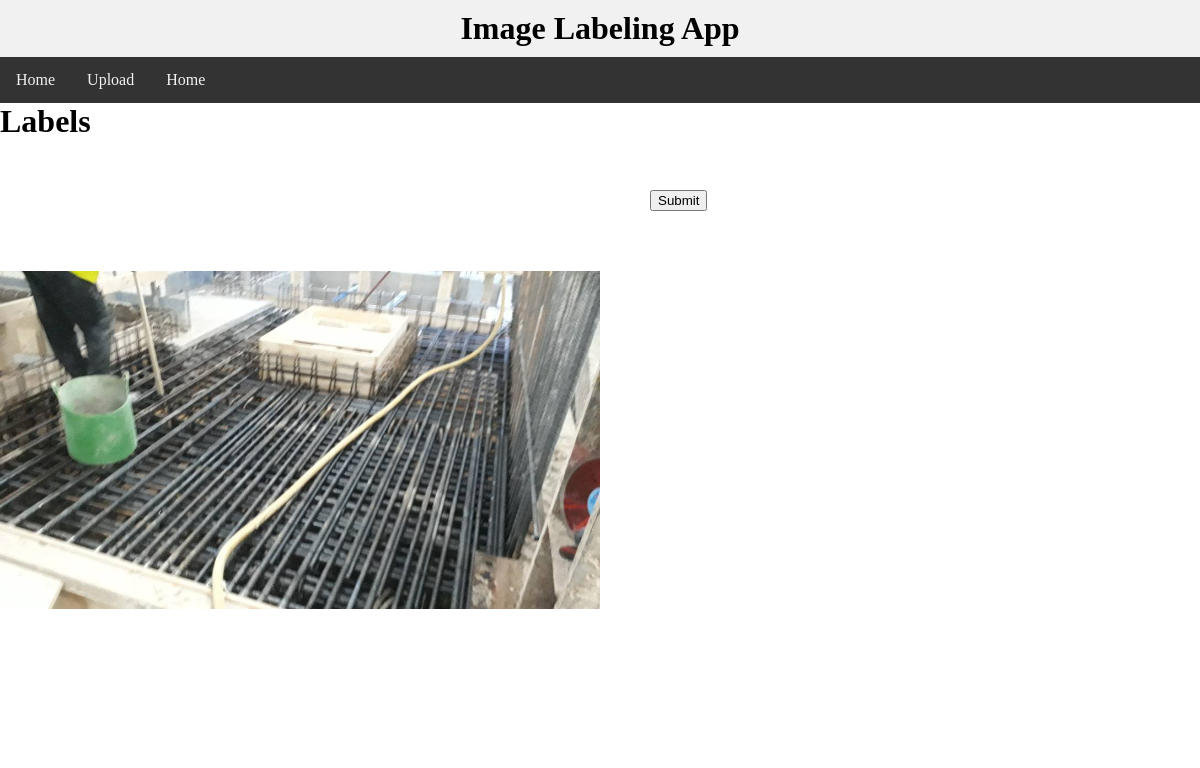
/, run on an earlier commit of the app's database.
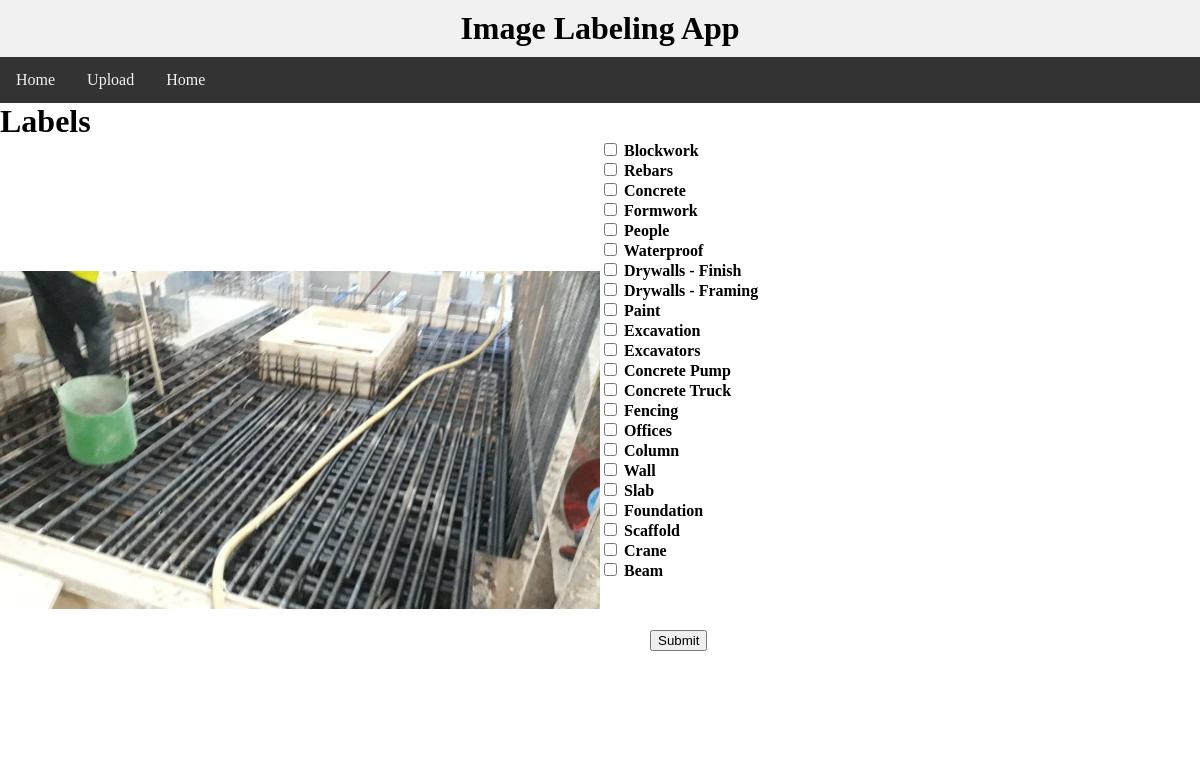
And on a later commit of the database.
### models.py (models this page shows)
class Img(db.Model):
    id = db.Column(db.Integer, primary_key=True)
    name = db.Column(db.Text, nullable=False)
    mimetype = db.Column(db.Text, nullable=False)
    labelled = db.Column(db.Boolean, nullable=True)

class Labels(db.Model):
    id = db.Column(db.Integer, primary_key=True)
    name = db.Column(db.Text, nullable=False, unique=True)

### app.py (the view)
@app.route('/')
def hello_world():
    img = Img.query.filter_by(labelled=False).first()
    if img:
        imsrc= 'images/' + img.name
        labels = Labels.query.all()
        return render_template('labels.html', labels=labels, img=img, imsrc=imsrc)
    return "No Images Found"

### templates/labels.html (shortened to what this page needs)
{% include 'navbar.html' %}
<H1>Labels</H1>
<div class="container">
<form action = "{{ url_for('update') }}" method = "POST">
	<div class="child">
	 <img src="{{ url_for('send_image', filename=img.name)}}" width="600" height="600" style="object-fit: contain;"/>
	</div>
	<div class="child">
	{%for label in labels %}
		<div class="form-check text-warning" style="color: #000; font-weight: bold;">
			<input class="form-check-input" type="checkbox" value="{{ label.id }}" name="labels" id="{{ label.id }}">
			<label class="form-check-label" for="defaultCheck1">{{ label.name }}</label>
		</div>
	{% endfor %}
		<div style="margin:50px">
			<input type = "submit" />
		</div>
	</div>
</form>
</div>

### templates/navbar.html (shortened to what this page needs)
<!DOCTYPE html>
<html lang="en">
<head>
</head>
<body>
<div class="header">
  <h1>Image Labeling App</h1>
</div>
<div class="topnav">
  <a href="{{ url_for('hello_world') }}">Home</a>
  <a href="{{ url_for('upload') }}">Upload</a>
  <a href="{{ url_for('hello_world') }}">Home</a>
</div>
</body>
</html>

### templates/navbar.html (style rules this page uses)
* { box-sizing: border-box; }
body { margin: 0; }
.header { background-color: #f1f1f1; padding: 10px; text-align: center; margin:0; }
h1 { margin:0 }
.topnav { overflow: hidden; background-color: #333; }
.topnav a { float: left; display: block; color: #f2f2f2; text-align: center; padding: 14px 16px; text-decoration: none; }

### templates/labels.html (style rules this page uses)
.child { float: left; background-color: '#ddd'; width: 50%; height: 100%; display: inline-block; }
form { display: flex; }

What changed in the data, as far as the page shows it:
added Labels: name "Blockwork"
added Labels: name "Rebars"
added Labels: name "Concrete"
added Labels: name "Formwork"
added Labels: name "People"
added Labels: name "Waterproof"
added Labels: name "Drywalls - Finish"
added Labels: name "Drywalls - Framing"
added Labels: name "Paint"
added Labels: name "Excavation"
added Labels: name "Excavators"
added Labels: name "Concrete Pump"
added Labels: name "Concrete Truck"
added Labels: name "Fencing"
added Labels: name "Offices"
added Labels: name "Column"
added Labels: name "Wall"
added Labels: name "Slab"
added Labels: name "Foundation"
added Labels: name "Scaffold"
added Labels: name "Crane"
added Labels: name "Beam"
